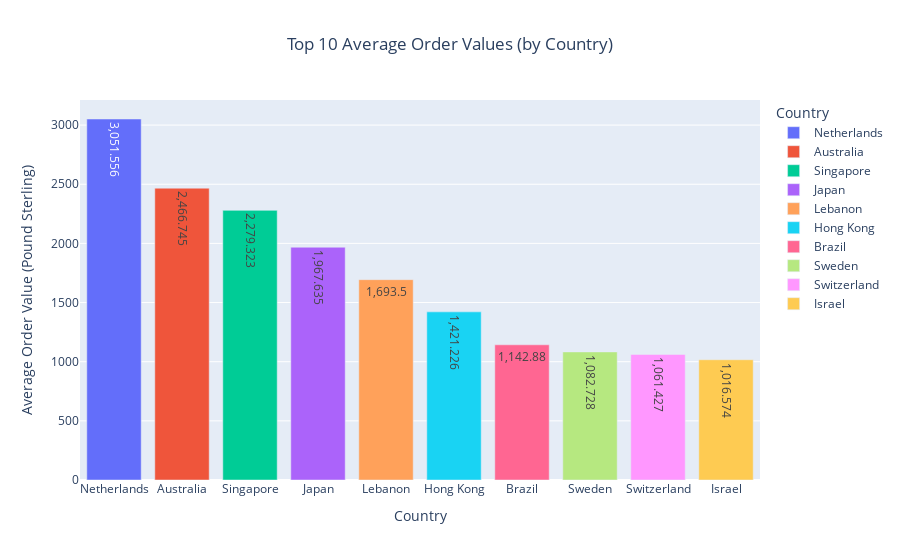

The code cell stored with this chart in its notebook:
### Markdown cell above
Top Average Order Values (Top 10)

### Code cell
country_analysis = country_analysis.sort_values(by='AOV', ascending=False)

# Top 10 countries by AOV
top_ten_AOV = country_analysis.head(10)

# print(top_ten_AOV)

fig_top_ten_aov = px.bar(top_ten_AOV,
                     x = 'Country', y = 'AOV',
                     labels = {'Country': 'Country', 'AOV':'Average Order Value (Pound Sterling)'},
                     color = 'Country',
                     title= 'Top 10 Average Order Values (by Country)',
                     text_auto= True)

fig_top_ten_aov.update_layout(
    title={
        'text': 'Top 10 Average Order Values (by Country)',
        'x': 0.5,                   # x position of title (0 is left, 1 is right)
        'xanchor': 'center'         # Center of title aligned with x=0.5
    }
)

fig_top_ten_aov.show()

### Figure 1 — Plotly figure (JSON) as saved in the notebook; plotly's stock layout.template omitted (floating-point values rounded to 4 significant figures)
{"data": [{"alignmentgroup": "True", "hovertemplate": "Country=%{x}<br>Average Order Value (Pound Sterling)=%{y}<extra></extra>", "legendgroup": "Netherlands", "marker": {"color": "#636efa", "pattern": {"shape": ""}}, "name": "Netherlands", "offsetgroup": "Netherlands", "orientation": "v", "showlegend": true, "textposition": "auto", "texttemplate": "%{y}", "type": "bar", "x": ["Netherlands"], "xaxis": "x", "y": [3052.0], "yaxis": "y"}, {"alignmentgroup": "True", "hovertemplate": "Country=%{x}<br>Average Order Value (Pound Sterling)=%{y}<extra></extra>", "legendgroup": "Australia", "marker": {"color": "#EF553B", "pattern": {"shape": ""}}, "name": "Australia", "offsetgroup": "Australia", "orientation": "v", "showlegend": true, "textposition": "auto", "texttemplate": "%{y}", "type": "bar", "x": ["Australia"], "xaxis": "x", "y": [2467.0], "yaxis": "y"}, {"alignmentgroup": "True", "hovertemplate": "Country=%{x}<br>Average Order Value (Pound Sterling)=%{y}<extra></extra>", "legendgroup": "Singapore", "marker": {"color": "#00cc96", "pattern": {"shape": ""}}, "name": "Singapore", "offsetgroup": "Singapore", "orientation": "v", "showlegend": true, "textposition": "auto", "texttemplate": "%{y}", "type": "bar", "x": ["Singapore"], "xaxis": "x", "y": [2279.0], "yaxis": "y"}, {"alignmentgroup": "True", "hovertemplate": "Country=%{x}<br>Average Order Value (Pound Sterling)=%{y}<extra></extra>", "legendgroup": "Japan", "marker": {"color": "#ab63fa", "pattern": {"shape": ""}}, "name": "Japan", "offsetgroup": "Japan", "orientation": "v", "showlegend": true, "textposition": "auto", "texttemplate": "%{y}", "type": "bar", "x": ["Japan"], "xaxis": "x", "y": [1968.0], "yaxis": "y"}, {"alignmentgroup": "True", "hovertemplate": "Country=%{x}<br>Average Order Value (Pound Sterling)=%{y}<extra></extra>", "legendgroup": "Lebanon", "marker": {"color": "#FFA15A", "pattern": {"shape": ""}}, "name": "Lebanon", "offsetgroup": "Lebanon", "orientation": "v", "showlegend": true, "textposition": "auto", "texttemplate": "%{y}", "type": "bar", "x": ["Lebanon"], "xaxis": "x", "y": [1694.0], "yaxis": "y"}, {"alignmentgroup": "True", "hovertemplate": "Country=%{x}<br>Average Order Value (Pound Sterling)=%{y}<extra></extra>", "legendgroup": "Hong Kong", "marker": {"color": "#19d3f3", "pattern": {"shape": ""}}, "name": "Hong Kong", "offsetgroup": "Hong Kong", "orientation": "v", "showlegend": true, "textposition": "auto", "texttemplate": "%{y}", "type": "bar", "x": ["Hong Kong"], "xaxis": "x", "y": [1421.0], "yaxis": "y"}, {"alignmentgroup": "True", "hovertemplate": "Country=%{x}<br>Average Order Value (Pound Sterling)=%{y}<extra></extra>", "legendgroup": "Brazil", "marker": {"color": "#FF6692", "pattern": {"shape": ""}}, "name": "Brazil", "offsetgroup": "Brazil", "orientation": "v", "showlegend": true, "textposition": "auto", "texttemplate": "%{y}", "type": "bar", "x": ["Brazil"], "xaxis": "x", "y": [1143.0], "yaxis": "y"}, {"alignmentgroup": "True", "hovertemplate": "Country=%{x}<br>Average Order Value (Pound Sterling)=%{y}<extra></extra>", "legendgroup": "Sweden", "marker": {"color": "#B6E880", "pattern": {"shape": ""}}, "name": "Sweden", "offsetgroup": "Sweden", "orientation": "v", "showlegend": true, "textposition": "auto", "texttemplate": "%{y}", "type": "bar", "x": ["Sweden"], "xaxis": "x", "y": [1083.0], "yaxis": "y"}, {"alignmentgroup": "True", "hovertemplate": "Country=%{x}<br>Average Order Value (Pound Sterling)=%{y}<extra></extra>", "legendgroup": "Switzerland", "marker": {"color": "#FF97FF", "pattern": {"shape": ""}}, "name": "Switzerland", "offsetgroup": "Switzerland", "orientation": "v", "showlegend": true, "textposition": "auto", "texttemplate": "%{y}", "type": "bar", "x": ["Switzerland"], "xaxis": "x", "y": [1061.0], "yaxis": "y"}, {"alignmentgroup": "True", "hovertemplate": "Country=%{x}<br>Average Order Value (Pound Sterling)=%{y}<extra></extra>", "legendgroup": "Israel", "marker": {"color": "#FECB52", "pattern": {"shape": ""}}, "name": "Israel", "offsetgroup": "Israel", "orientation": "v", "showlegend": true, "textposition": "auto", "texttemplate": "%{y}", "type": "bar", "x": ["Israel"], "xaxis": "x", "y": [1017.0], "yaxis": "y"}], "layout": {"barmode": "relative", "legend": {"title": {"text": "Country"}, "tracegroupgap": 0}, "title": {"text": "Top 10 Average Order Values (by Country)", "x": 0.5, "xanchor": "center"}, "xaxis": {"anchor": "y", "categoryarray": ["Netherlands", "Australia", "Singapore", "Japan", "Lebanon", "Hong Kong", "Brazil", "Sweden", "Switzerland", "Israel"], "categoryorder": "array", "domain": [0, 1], "title": {"text": "Country"}}, "yaxis": {"anchor": "x", "domain": [0, 1], "title": {"text": "Average Order Value (Pound Sterling)"}}}}
